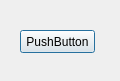
<?xml version="1.0" encoding="UTF-8"?>
<ui version="4.0">
 <class>Dialog</class>
 <widget class="QDialog" name="Dialog">
  <property name="geometry">
   <rect>
    <x>0</x>
    <y>0</y>
    <width>120</width>
    <height>81</height>
   </rect>
  </property>
  <property name="windowTitle">
   <string>Dialog</string>
  </property>
  <widget class="QPushButton" name="pushButton">
   <property name="geometry">
    <rect>
     <x>20</x>
     <y>30</y>
     <width>75</width>
     <height>23</height>
    </rect>
   </property>
   <property name="text">
    <string>PushButton</string>
   </property>
  </widget>
 </widget>
 <resources/>
 <connections/>
</ui>
